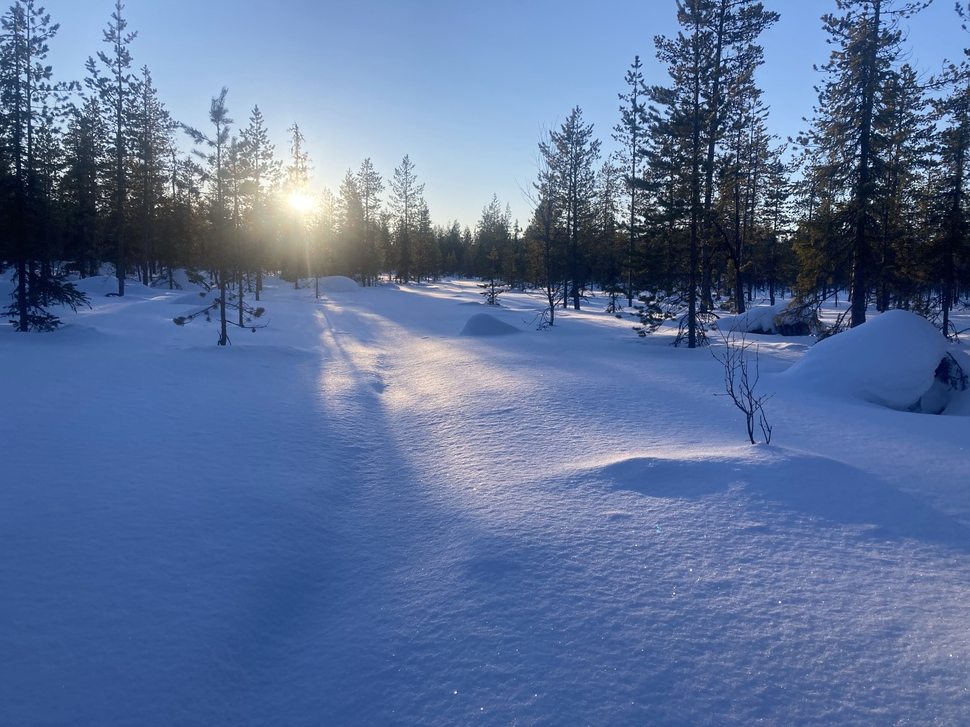
#> input picture sources/img/testImage.jpg, 970 x 727 px, shrunk from 4032 x 3024 before the run, given in place of the camera
$ python applyingEdgeDetectionInRealtime.py
#> lines starting #> are read from the running program, lines starting #| are printed output that depends on the picture; after the words box and inside, x2 and y2 are one past the last pixel; in counts of white or black regions, pixels touching at a corner belong together
import cv2

cap = cv2.VideoCapture(1, cv2.CAP_DSHOW)

if not cap.isOpened():
    print("Camera not accessible")
    exit()

while cap.isOpened():
    ret, frame = cap.read()
#> frame is the input picture: shape (727, 970, 3); mean B, G, R 153.7, 112.8, 90.9
    if not ret:
        break

    gray = cv2.cvtColor(frame, cv2.COLOR_BGR2GRAY)
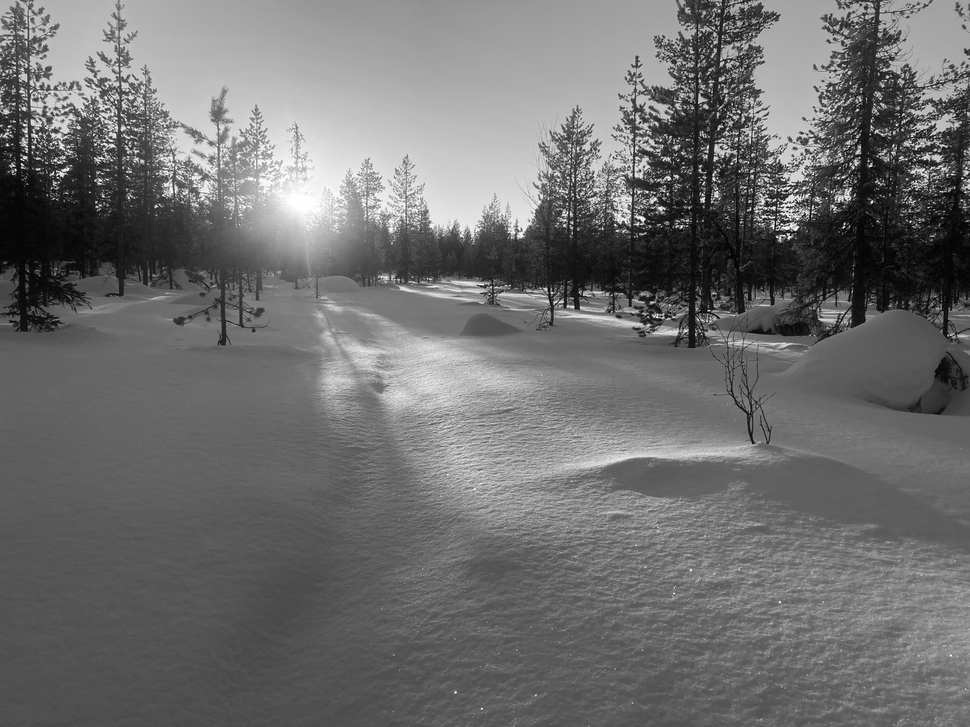
#> gray: shape (727, 970); min 1, max 255, mean 110.9
    blur = cv2.GaussianBlur(gray, (15, 15), 0)
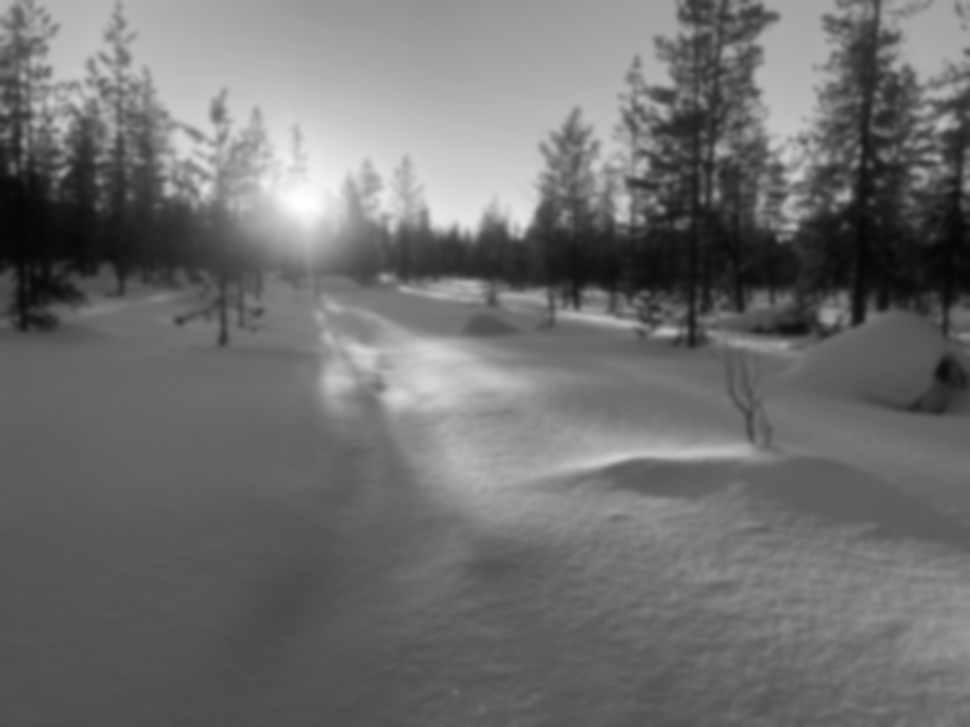
#> blur: shape (727, 970); min 6, max 255, mean 110.9
    edges = cv2.Canny(blur, 50, 100)
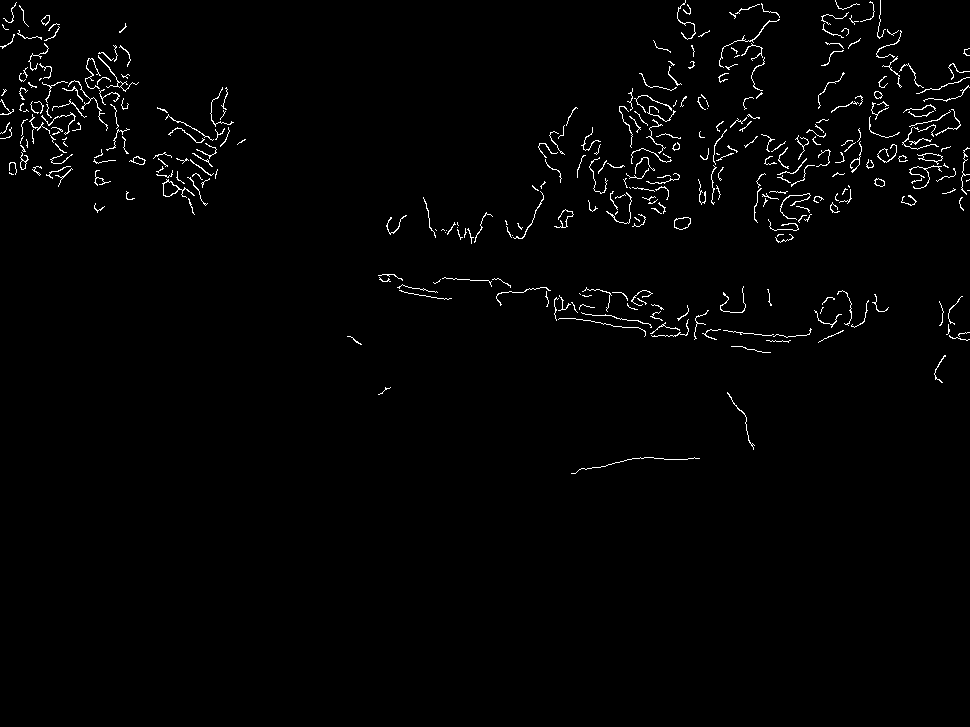
#> edges: shape (727, 970); 1.5% white in thin lines or dots, all inside (x1, y1, x2, y2) = (0, 0, 970, 474)

    cv2.imshow("Basic", frame)
    cv2.imshow("Grayscale", gray)
    cv2.imshow("Blur", blur)
    cv2.imshow("Edges", edges)

    if cv2.waitKey(1) & 0xFF == ord('q'):
#> (key q is pressed here)
        break

cap.release()
cv2.destroyAllWindows()
